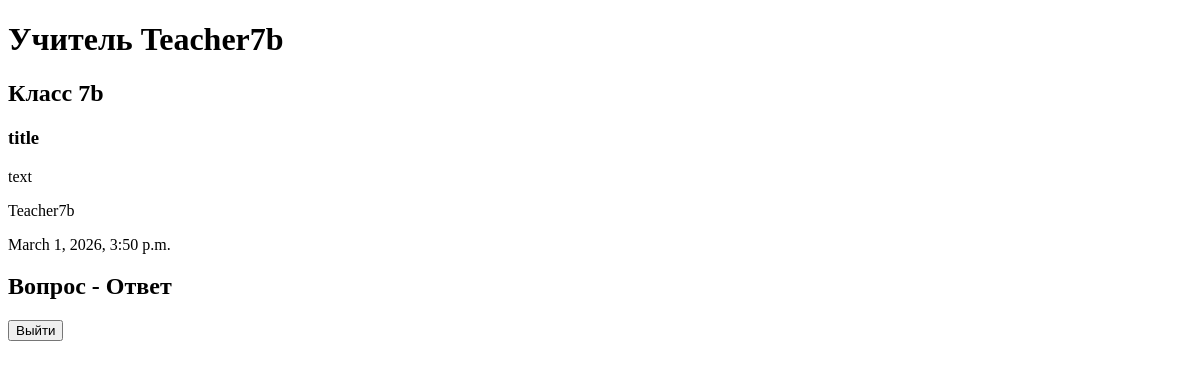
The app's page / (signed in), older data.
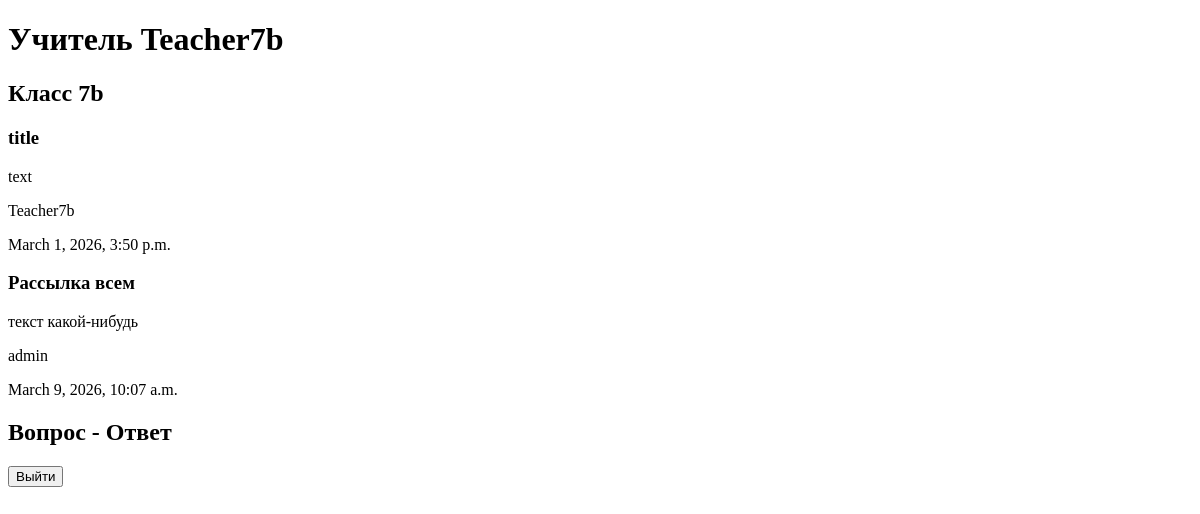
The same page, newer data.
### core/models.py (models this page shows, shortened)
class User(AbstractUser):
    ROLE_CHOICES = (
        ("admin", "админ"),
        ("teacher", "учитель"),
        ("parent", "родитель"),
        ("student", "ученик")
    )
    roles = models.CharField(max_length=50, choices=ROLE_CHOICES)
    def __str__(self):
        return self.username

class SchoolClass(models.Model):
    name = models.CharField()

class Message(models.Model):
    author = models.ForeignKey("User", on_delete=models.CASCADE)
    title = models.CharField()
    text = models.TextField()
    time = models.DateTimeField(auto_now_add=True)
    SchoolClass = models.ForeignKey("SchoolClass", on_delete=models.CASCADE, blank=True, null=True, verbose_name="Выберите класс. Если оставить пустым - отправится всем")

### core/views.py (the view, shortened to what this page needs)
# urls.py: path("", views.my_view, name = "my_view"),
@login_required
def my_view(request) -> HttpResponse | HttpResponseRedirect:
    if request.user.roles == "teacher":
        teacherData = Teacher.objects.get(user = request.user)
        messages = Message.objects.filter(Q(SchoolClass = teacherData.teacherClass)|Q(SchoolClass__isnull=True))
        faq = FAQ.objects.all()
        return render(
        request,
        "core/teacher.html",
        {
            "name": teacherData.user.username,
            "school_class": teacherData.teacherClass,
            "messages": messages,
            "faqs": faq
        }
        )

### core/templates/core/teacher.html (shortened to what this page needs)
<!DOCTYPE html>
<html lang="en">
<head>
</head>
<body>
    <h1>Учитель {{name}}</h1>
    <h2>Класс {{school_class.name}}</h2>
    {% for message in messages %}
        <h3>{{message.title}}</h3>
        <p>{{message.text}}</p>
        <p>{{message.author}}</p>
        <p>{{message.time}}</p>
    {%endfor%}
    <h2>Вопрос - Ответ</h2>
    <form method="post" action="{%url 'logout'%}">
        <button type="submit">Выйти</button>
    </form>
</body>
</html>

Row changes from the older to the newer data that the page shows:
added Message: title "Рассылка всем", text "текст какой-нибудь", author "admin", time "March 9, 2026, 10:07 a.m."
